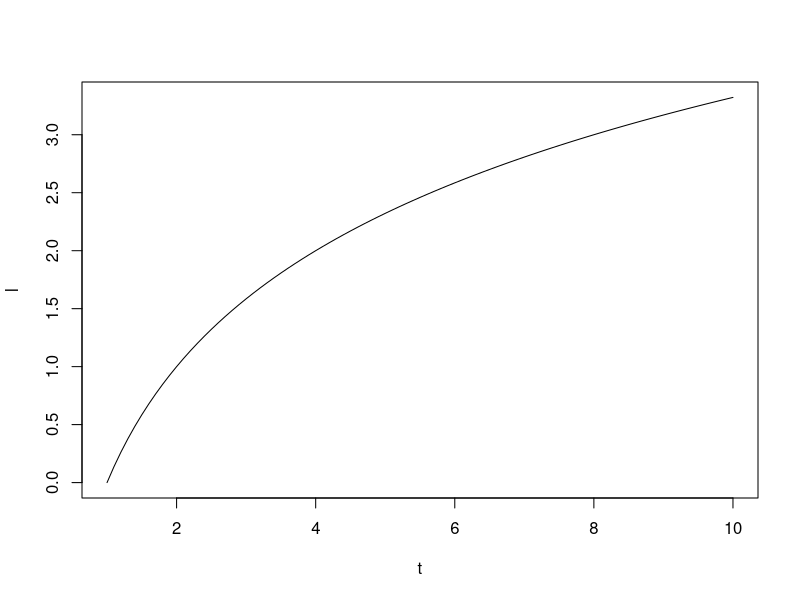
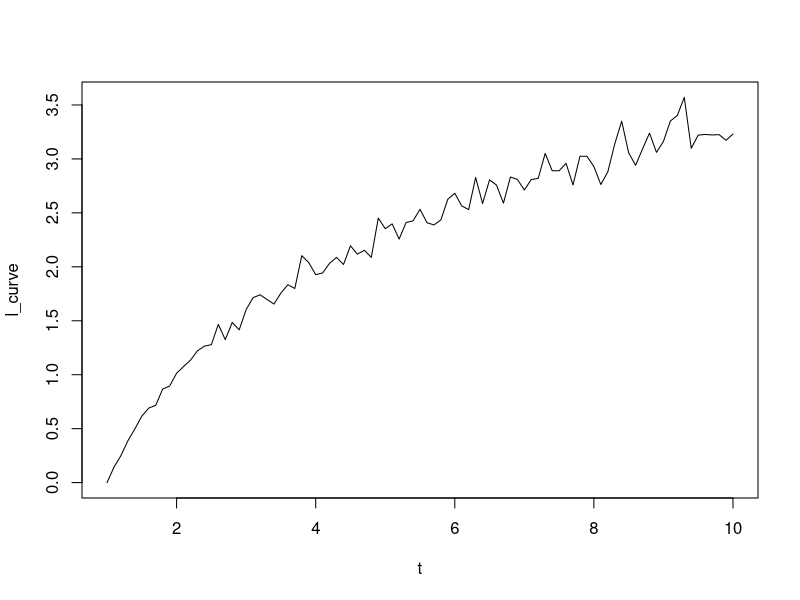

R code for these plots, in order:
# Cоздание примера кривой

# загрузка библиотек
library("ggplot2")  # графики

setwd("E:/GitHub/R/Curve") # рабочая директория

# создание базовой кривой
# t <- 1:1000
t <- seq(from = 1 , to = 10, by = 0.1 )
l <- log2(t)
plot(t,l,type = "l")

# введение помехи с нормальным распределением и дисперсией 1/25 от текущего значения
l_curve <-  rnorm(t, mean = l, sd = l/25)
plot(t,l_curve,type = "l")

# запись файла
d <- data.frame(t, l, l_curve)
write.csv(d, file = "data.csv")